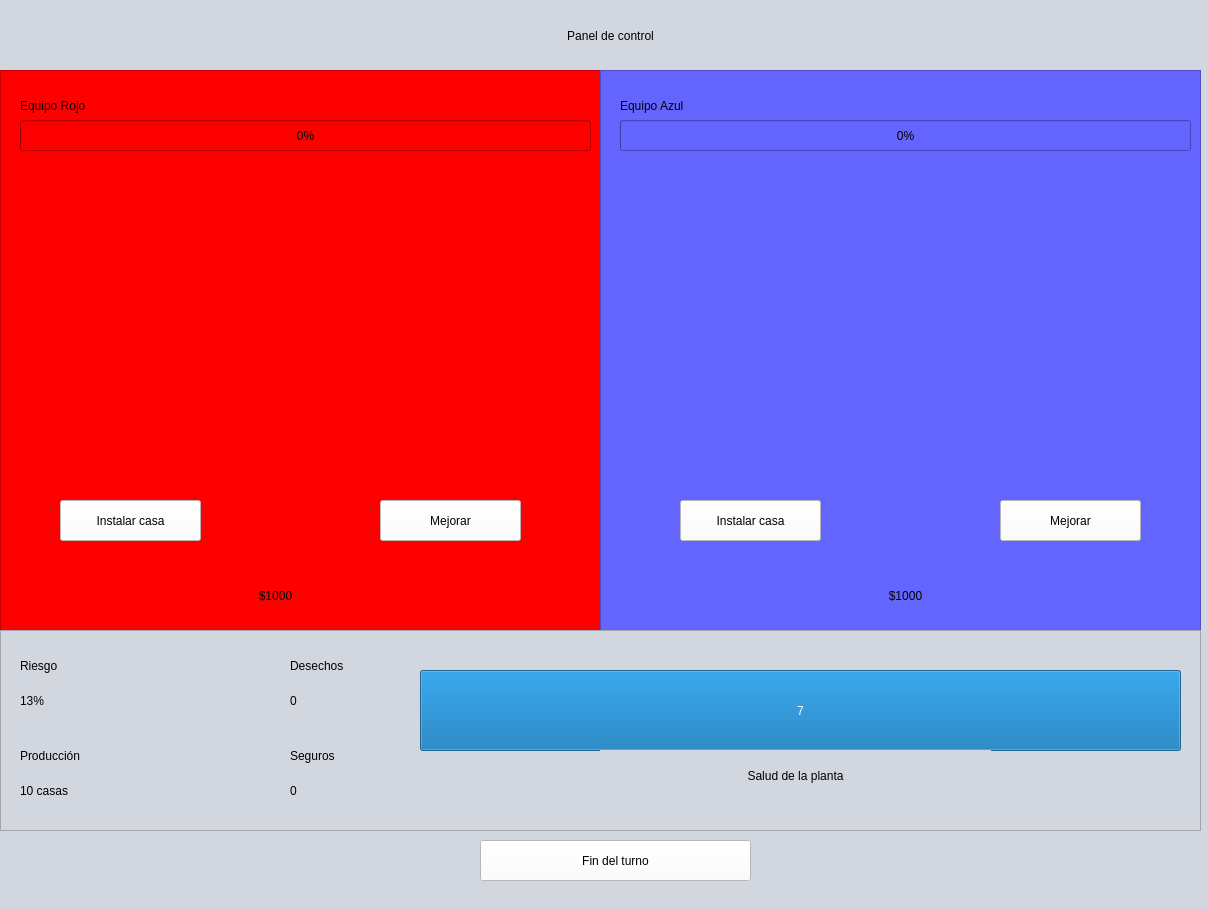
<?xml version="1.0" encoding="UTF-8"?>
<ui version="4.0">
 <class>Form</class>
 <widget class="QWidget" name="Form">
  <property name="geometry">
   <rect>
    <x>0</x>
    <y>0</y>
    <width>1207</width>
    <height>909</height>
   </rect>
  </property>
  <property name="minimumSize">
   <size>
    <width>1207</width>
    <height>909</height>
   </size>
  </property>
  <property name="maximumSize">
   <size>
    <width>1207</width>
    <height>909</height>
   </size>
  </property>
  <property name="windowTitle">
   <string>Form</string>
  </property>
  <property name="styleSheet">
   <string notr="true">background-color: rgb(210, 215, 223);
font: 28pt &quot;MS Shell Dlg 2&quot;;</string>
  </property>
  <widget class="QPushButton" name="fin">
   <property name="geometry">
    <rect>
     <x>480</x>
     <y>840</y>
     <width>271</width>
     <height>41</height>
    </rect>
   </property>
   <property name="styleSheet">
    <string notr="true">background-color: rgb(255, 255, 255);</string>
   </property>
   <property name="text">
    <string>Fin del turno</string>
   </property>
  </widget>
  <widget class="QLabel" name="tit_panel">
   <property name="geometry">
    <rect>
     <x>370</x>
     <y>20</y>
     <width>481</width>
     <height>31</height>
    </rect>
   </property>
   <property name="text">
    <string>Panel de control</string>
   </property>
   <property name="alignment">
    <set>Qt::AlignCenter</set>
   </property>
  </widget>
  <widget class="QLabel" name="tit_rojo">
   <property name="geometry">
    <rect>
     <x>20</x>
     <y>90</y>
     <width>211</width>
     <height>31</height>
    </rect>
   </property>
   <property name="styleSheet">
    <string notr="true">font: 18pt &quot;MS Shell Dlg 2&quot;;
background: None;
</string>
   </property>
   <property name="text">
    <string>Equipo Rojo</string>
   </property>
  </widget>
  <widget class="QLabel" name="tit_azul">
   <property name="geometry">
    <rect>
     <x>620</x>
     <y>90</y>
     <width>271</width>
     <height>31</height>
    </rect>
   </property>
   <property name="styleSheet">
    <string notr="true">font: 18pt &quot;MS Shell Dlg 2&quot;;
background: None;
</string>
   </property>
   <property name="text">
    <string>Equipo Azul</string>
   </property>
  </widget>
  <widget class="QFrame" name="e_rojo">
   <property name="geometry">
    <rect>
     <x>0</x>
     <y>70</y>
     <width>601</width>
     <height>561</height>
    </rect>
   </property>
   <property name="styleSheet">
    <string notr="true">background-color: rgb(255, 0, 0);</string>
   </property>
   <property name="frameShape">
    <enum>QFrame::StyledPanel</enum>
   </property>
   <property name="frameShadow">
    <enum>QFrame::Raised</enum>
   </property>
   <widget class="QPushButton" name="instalar_rojo">
    <property name="geometry">
     <rect>
      <x>60</x>
      <y>430</y>
      <width>141</width>
      <height>41</height>
     </rect>
    </property>
    <property name="styleSheet">
     <string notr="true">background-color: rgb(255, 255, 255);
font: 14pt &quot;MS Shell Dlg 2&quot;;</string>
    </property>
    <property name="text">
     <string>Instalar casa</string>
    </property>
   </widget>
   <widget class="QPushButton" name="mejora_rojo">
    <property name="geometry">
     <rect>
      <x>380</x>
      <y>430</y>
      <width>141</width>
      <height>41</height>
     </rect>
    </property>
    <property name="styleSheet">
     <string notr="true">background-color: rgb(255, 255, 255);
font: 14pt &quot;MS Shell Dlg 2&quot;;</string>
    </property>
    <property name="text">
     <string>Mejorar</string>
    </property>
   </widget>
   <widget class="QLabel" name="dinero_rojo">
    <property name="geometry">
     <rect>
      <x>120</x>
      <y>500</y>
      <width>311</width>
      <height>51</height>
     </rect>
    </property>
    <property name="text">
     <string>$1000</string>
    </property>
    <property name="alignment">
     <set>Qt::AlignCenter</set>
    </property>
   </widget>
   <widget class="QProgressBar" name="casas_rojo">
    <property name="geometry">
     <rect>
      <x>20</x>
      <y>50</y>
      <width>571</width>
      <height>31</height>
     </rect>
    </property>
    <property name="value">
     <number>0</number>
    </property>
   </widget>
   <widget class="QLabel" name="carta_rojo">
    <property name="geometry">
     <rect>
      <x>180</x>
      <y>110</y>
      <width>211</width>
      <height>281</height>
     </rect>
    </property>
    <property name="text">
     <string/>
    </property>
    <property name="pixmap">
     <pixmap>../assets/carta.svg</pixmap>
    </property>
    <property name="scaledContents">
     <bool>true</bool>
    </property>
   </widget>
  </widget>
  <widget class="QFrame" name="e_azul">
   <property name="geometry">
    <rect>
     <x>600</x>
     <y>70</y>
     <width>601</width>
     <height>561</height>
    </rect>
   </property>
   <property name="styleSheet">
    <string notr="true">background-color: rgb(100, 100, 255);</string>
   </property>
   <property name="frameShape">
    <enum>QFrame::StyledPanel</enum>
   </property>
   <property name="frameShadow">
    <enum>QFrame::Raised</enum>
   </property>
   <widget class="QPushButton" name="instalar_azul">
    <property name="geometry">
     <rect>
      <x>80</x>
      <y>430</y>
      <width>141</width>
      <height>41</height>
     </rect>
    </property>
    <property name="styleSheet">
     <string notr="true">background-color: rgb(255, 255, 255);
font: 14pt &quot;MS Shell Dlg 2&quot;;</string>
    </property>
    <property name="text">
     <string>Instalar casa</string>
    </property>
   </widget>
   <widget class="QPushButton" name="mejora_azul">
    <property name="geometry">
     <rect>
      <x>400</x>
      <y>430</y>
      <width>141</width>
      <height>41</height>
     </rect>
    </property>
    <property name="styleSheet">
     <string notr="true">background-color: rgb(255, 255, 255);
font: 14pt &quot;MS Shell Dlg 2&quot;;</string>
    </property>
    <property name="text">
     <string>Mejorar</string>
    </property>
   </widget>
   <widget class="QLabel" name="dinero_azul">
    <property name="geometry">
     <rect>
      <x>170</x>
      <y>500</y>
      <width>271</width>
      <height>51</height>
     </rect>
    </property>
    <property name="text">
     <string>$1000</string>
    </property>
    <property name="alignment">
     <set>Qt::AlignCenter</set>
    </property>
   </widget>
   <widget class="QProgressBar" name="casas_azul">
    <property name="geometry">
     <rect>
      <x>20</x>
      <y>50</y>
      <width>571</width>
      <height>31</height>
     </rect>
    </property>
    <property name="value">
     <number>0</number>
    </property>
   </widget>
   <widget class="QLabel" name="carta_azul">
    <property name="geometry">
     <rect>
      <x>200</x>
      <y>110</y>
      <width>211</width>
      <height>281</height>
     </rect>
    </property>
    <property name="text">
     <string/>
    </property>
    <property name="pixmap">
     <pixmap>../assets/carta.svg</pixmap>
    </property>
    <property name="scaledContents">
     <bool>true</bool>
    </property>
   </widget>
  </widget>
  <widget class="QFrame" name="planta">
   <property name="geometry">
    <rect>
     <x>0</x>
     <y>630</y>
     <width>1201</width>
     <height>201</height>
    </rect>
   </property>
   <property name="frameShape">
    <enum>QFrame::StyledPanel</enum>
   </property>
   <property name="frameShadow">
    <enum>QFrame::Raised</enum>
   </property>
   <widget class="QLabel" name="lab_riesgo">
    <property name="geometry">
     <rect>
      <x>20</x>
      <y>10</y>
      <width>151</width>
      <height>51</height>
     </rect>
    </property>
    <property name="styleSheet">
     <string notr="true">font: 16pt &quot;MS Shell Dlg 2&quot;;</string>
    </property>
    <property name="text">
     <string>Riesgo</string>
    </property>
   </widget>
   <widget class="QLabel" name="lab_produccion">
    <property name="geometry">
     <rect>
      <x>20</x>
      <y>100</y>
      <width>141</width>
      <height>51</height>
     </rect>
    </property>
    <property name="styleSheet">
     <string notr="true">font: 16pt &quot;MS Shell Dlg 2&quot;;</string>
    </property>
    <property name="text">
     <string>Producción</string>
    </property>
   </widget>
   <widget class="QLabel" name="lab_desechos">
    <property name="geometry">
     <rect>
      <x>290</x>
      <y>10</y>
      <width>121</width>
      <height>51</height>
     </rect>
    </property>
    <property name="styleSheet">
     <string notr="true">font: 16pt &quot;MS Shell Dlg 2&quot;;</string>
    </property>
    <property name="text">
     <string>Desechos</string>
    </property>
   </widget>
   <widget class="QLabel" name="lab_seguros">
    <property name="geometry">
     <rect>
      <x>290</x>
      <y>100</y>
      <width>141</width>
      <height>51</height>
     </rect>
    </property>
    <property name="styleSheet">
     <string notr="true">font: 16pt &quot;MS Shell Dlg 2&quot;;</string>
    </property>
    <property name="text">
     <string>Seguros</string>
    </property>
   </widget>
   <widget class="QLabel" name="risk">
    <property name="geometry">
     <rect>
      <x>20</x>
      <y>50</y>
      <width>131</width>
      <height>41</height>
     </rect>
    </property>
    <property name="text">
     <string>13%</string>
    </property>
   </widget>
   <widget class="QLabel" name="production">
    <property name="geometry">
     <rect>
      <x>20</x>
      <y>140</y>
      <width>211</width>
      <height>41</height>
     </rect>
    </property>
    <property name="text">
     <string>10 casas</string>
    </property>
   </widget>
   <widget class="QLabel" name="waste">
    <property name="geometry">
     <rect>
      <x>290</x>
      <y>50</y>
      <width>131</width>
      <height>41</height>
     </rect>
    </property>
    <property name="text">
     <string>0</string>
    </property>
   </widget>
   <widget class="QLabel" name="insurance">
    <property name="geometry">
     <rect>
      <x>290</x>
      <y>140</y>
      <width>131</width>
      <height>41</height>
     </rect>
    </property>
    <property name="text">
     <string>0</string>
    </property>
   </widget>
   <widget class="QProgressBar" name="life">
    <property name="geometry">
     <rect>
      <x>420</x>
      <y>40</y>
      <width>761</width>
      <height>81</height>
     </rect>
    </property>
    <property name="acceptDrops">
     <bool>false</bool>
    </property>
    <property name="maximum">
     <number>7</number>
    </property>
    <property name="value">
     <number>7</number>
    </property>
    <property name="textVisible">
     <bool>true</bool>
    </property>
    <property name="format">
     <string>%v</string>
    </property>
   </widget>
   <widget class="QLabel" name="lab_salud">
    <property name="geometry">
     <rect>
      <x>600</x>
      <y>120</y>
      <width>391</width>
      <height>51</height>
     </rect>
    </property>
    <property name="styleSheet">
     <string notr="true"/>
    </property>
    <property name="text">
     <string>Salud de la planta</string>
    </property>
    <property name="alignment">
     <set>Qt::AlignCenter</set>
    </property>
   </widget>
  </widget>
  <zorder>e_rojo</zorder>
  <zorder>e_azul</zorder>
  <zorder>fin</zorder>
  <zorder>tit_panel</zorder>
  <zorder>tit_rojo</zorder>
  <zorder>tit_azul</zorder>
  <zorder>planta</zorder>
 </widget>
 <resources/>
 <connections/>
</ui>
